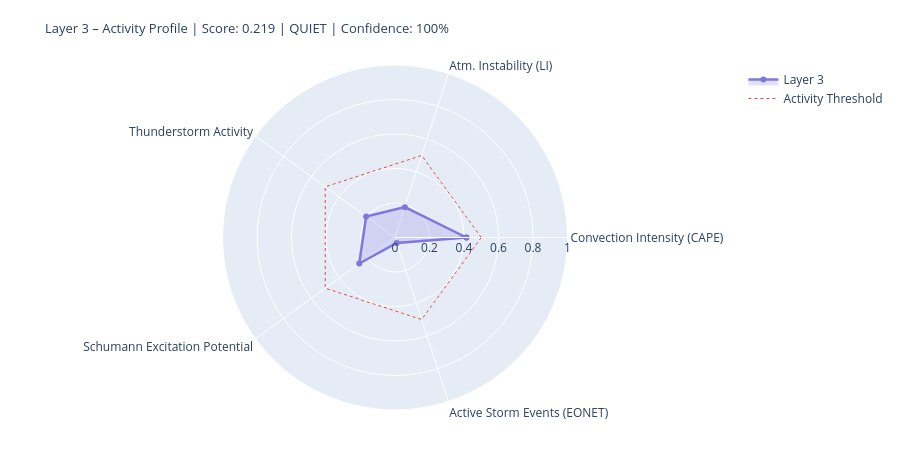

Notebook code for this chart:
### Markdown cell above
---
## 4. State Assessment & Handoff to Layer 4/5

### Code cell
# ============================================================
# LAYER-3-SCORE
# Five dynamic components
# ============================================================

def norm(v, lo, hi):
    if v is None or (isinstance(v, float) and math.isnan(v)): return None
    return round(max(0.0, min(1.0, (v - lo) / (hi - lo))), 4)

# --- 1) Convection intensity (global CAPE mean) ---
cape_mean = df_atm['cape'].dropna().mean() if not df_atm.empty else None
conv_score = norm(cape_mean, 0, 3000)
conv_src   = 'primary' if cape_mean is not None else 'missing'

# --- 2) Atmospheric instability (LI mean) ---
li_mean   = df_atm['li'].dropna().mean() if not df_atm.empty else None
# Negative LI = unstable → higher score
instab_score = norm(-li_mean if li_mean is not None else None, -6, 6)
instab_src   = 'primary' if li_mean is not None else 'missing'

# --- 3) Thunderstorm activity (mean thunder score + WMO count) ---
thunder_mean = df_atm['thunder_score'].mean() if not df_atm.empty else None
n_thunder    = int(df_atm['thunderstorm'].sum()) if not df_atm.empty else 0
thunder_score_val = norm(
    (thunder_mean or 0) * 0.7 + n_thunder * 0.1, 0, 1.0
) if thunder_mean is not None else None
thunder_src = 'primary'

# --- 4) Schumann excitation potential (weighted Schumann contribution) ---
schumann_pot = df_atm['schumann_contribution'].mean() if not df_atm.empty else None
# Boosted by Layer-2 thunderstorm trigger
if schumann_pot is not None and l2_thunder:
    schumann_pot = min(1.0, schumann_pot * 1.2)
schumann_score = norm(schumann_pot, 0, 1.0) if schumann_pot is not None else None
schumann_src   = 'derived'

# --- 5) Storm activity (NASA EONET) ---
# Distinction: None = data not loaded, 0.0 = loaded but no events
storm_score = None
storm_src   = 'missing'
if raw.get('storms') is not None:          # API reached successfully
    storm_score = norm(len(storm_events), 0, 30) if storm_events else 0.0
    storm_src   = 'primary'

# X-Ray and Kp: context only, not in dynamic score
# (X-Ray = Layer-0/4 driver; Kp = geomagnetic index, not a lightning proxy)
xray_context = None
if raw.get('xray'):
    df_xc = pd.DataFrame(raw['xray'])
    fc = next((c for c in df_xc.columns
               if any(k in c.lower() for k in ['flux','long']) and 'time' not in c.lower()),
              df_xc.columns[1])
    df_xc[fc] = pd.to_numeric(df_xc[fc], errors='coerce')
    xray_last = df_xc[fc].dropna().iloc[-1] if not df_xc[fc].dropna().empty else None
    if xray_last:
        xray_class = ('X' if xray_last>=1e-4 else 'M' if xray_last>=1e-5
                      else 'C' if xray_last>=1e-6 else 'B')
        xray_context = {'flux': float(xray_last), 'class': xray_class}
        print(f'X-Ray context: {xray_class}-class ({xray_last:.2e} W/m²)')

# --- Aggregate ---
COMPONENTS = {
    'Convection Intensity (CAPE)':  {'score': conv_score,       'source': conv_src,    'dynamic': True},
    'Atm. Instability (LI)':         {'score': instab_score,     'source': instab_src,  'dynamic': True},
    'Thunderstorm Activity':              {'score': thunder_score_val, 'source': thunder_src, 'dynamic': True},
    'Schumann Excitation Potential':   {'score': schumann_score,   'source': schumann_src,'dynamic': True},
    'Active Storm Events (EONET)': {'score': storm_score,      'source': storm_src,   'dynamic': True},
}

available   = {k: v['score'] for k, v in COMPONENTS.items() if v['score'] is not None}
unavailable = [k for k, v in COMPONENTS.items() if v['score'] is None]
layer3_score = round(sum(available.values()) / len(available), 4) if available else None
confidence   = round(len(available) / len(COMPONENTS), 2)
level = ('unknown' if layer3_score is None
         else 'quiet'   if layer3_score < 0.3
         else 'moderate' if layer3_score < 0.6
         else 'active')
dominant_l3 = max(available, key=available.get) if available else 'none'

# --- Ausgabe ---
W = 68
print('=' * W)
print('LAYER 3 – ATMOSPHERE / WEATHER / THUNDERSTORMS – STATE ASSESSMENT')
print('=' * W)
for name, comp in COMPONENTS.items():
    s = comp['score']
    if s is not None:
        bar = '█' * int(s * 20) + '░' * (20 - int(s * 20))
        print(f'  {name:<36} {bar}  {s:.3f}  [{comp["source"]}]')
    else:
        print(f'  {name:<36} {"─" * 20}  n/a   [missing]')
print('-' * W)
print(f'  Score:        {layer3_score:.3f}  ({len(available)}/{len(COMPONENTS)} components)')
print(f'  Confidence:   {confidence:.0%}')
print(f'  Level:        {level.upper()}')
print(f'  Dominant:     {dominant_l3}')
print(f'  CAPE mean:    {cape_mean:.0f} J/kg' if cape_mean else '  CAPE mean:    n/a')
print(f'  LI mean:      {li_mean:.1f} K' if li_mean is not None else '  LI mean:      n/a')
print(f'  Thunderstorms:{n_thunder} points (WMO)  +  {len(storm_events)} NASA EONET')
print('=' * W)

# Radar
cats   = list(available.keys())
vals_r = list(available.values())
if len(cats) >= 3:
    fig = go.Figure()
    fig.add_trace(go.Scatterpolar(
        r=vals_r + [vals_r[0]], theta=cats + [cats[0]],
        fill='toself', fillcolor='rgba(127,119,221,0.22)',
        line=dict(color='#7F77DD', width=2.5), name='Layer 3'
    ))
    fig.add_trace(go.Scatterpolar(
        r=[0.5] * (len(cats)+1), theta=cats + [cats[0]],
        line=dict(color='#E24B4A', dash='dot', width=1),
        mode='lines', name='Activity Threshold'
    ))
    fig.update_layout(
        title=dict(
            text=f'Layer 3 – Activity Profile | Score: {layer3_score:.3f} | {level.upper()} | Confidence: {confidence:.0%}',
            font=dict(size=13)
        ),
        polar=dict(radialaxis=dict(visible=True, range=[0, 1])),
        height=450, showlegend=True,
        margin=dict(l=60, r=60, t=65, b=40)
    )
    fig.show()

### Figure 1 — Plotly figure (JSON) as saved in the notebook; plotly's stock layout.template omitted (floating-point values rounded to 4 significant figures)
{"data": [{"fill": "toself", "fillcolor": "rgba(127,119,221,0.22)", "line": {"color": "#7F77DD", "width": 2.5}, "name": "Layer 3", "r": [0.414, 0.185, 0.2071, 0.2562, 0.0333, 0.414], "theta": ["Convection Intensity (CAPE)", "Atm. Instability (LI)", "Thunderstorm Activity", "Schumann Excitation Potential", "Active Storm Events (EONET)", "Convection Intensity (CAPE)"], "type": "scatterpolar"}, {"line": {"color": "#E24B4A", "dash": "dot", "width": 1}, "mode": "lines", "name": "Activity Threshold", "r": [0.5, 0.5, 0.5, 0.5, 0.5, 0.5], "theta": ["Convection Intensity (CAPE)", "Atm. Instability (LI)", "Thunderstorm Activity", "Schumann Excitation Potential", "Active Storm Events (EONET)", "Convection Intensity (CAPE)"], "type": "scatterpolar"}], "layout": {"height": 450, "margin": {"b": 40, "l": 60, "r": 60, "t": 65}, "polar": {"radialaxis": {"range": [0, 1], "visible": true}}, "showlegend": true, "title": {"font": {"size": 13}, "text": "Layer 3 – Activity Profile | Score: 0.219 | QUIET | Confidence: 100%"}}}
